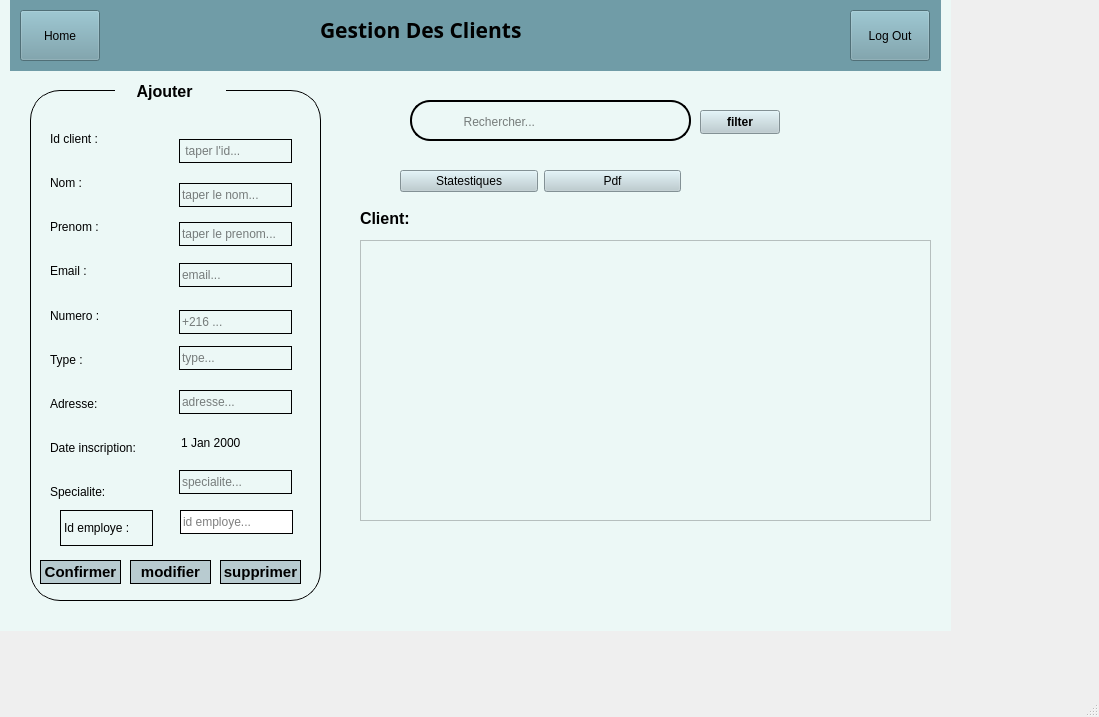
<?xml version="1.0" encoding="UTF-8"?>
<ui version="4.0">
 <class>client</class>
 <widget class="QMainWindow" name="client">
  <property name="geometry">
   <rect>
    <x>0</x>
    <y>0</y>
    <width>1099</width>
    <height>717</height>
   </rect>
  </property>
  <property name="windowTitle">
   <string>client</string>
  </property>
  <widget class="QWidget" name="centralwidget">
   <widget class="QWidget" name="widget" native="true">
    <property name="geometry">
     <rect>
      <x>0</x>
      <y>-10</y>
      <width>951</width>
      <height>641</height>
     </rect>
    </property>
    <property name="styleSheet">
     <string notr="true">background-color:#ECF8F6;</string>
    </property>
    <widget class="QWidget" name="widget_2" native="true">
     <property name="geometry">
      <rect>
       <x>10</x>
       <y>10</y>
       <width>931</width>
       <height>71</height>
      </rect>
     </property>
     <property name="styleSheet">
      <string notr="true">background-color:#709CA7;</string>
     </property>
     <widget class="QLabel" name="label">
      <property name="geometry">
       <rect>
        <x>310</x>
        <y>20</y>
        <width>271</width>
        <height>20</height>
       </rect>
      </property>
      <property name="font">
       <font>
        <family>Yu Gothic</family>
        <pointsize>16</pointsize>
        <bold>true</bold>
       </font>
      </property>
      <property name="styleSheet">
       <string notr="true">color:black;
</string>
      </property>
      <property name="text">
       <string>Gestion Des Clients</string>
      </property>
     </widget>
     <widget class="QFrame" name="frame">
      <property name="geometry">
       <rect>
        <x>670</x>
        <y>0</y>
        <width>120</width>
        <height>71</height>
       </rect>
      </property>
      <property name="styleSheet">
       <string notr="true">border-image: url(:/Downloads/uso.jfif);</string>
      </property>
      <property name="frameShape">
       <enum>QFrame::Shape::NoFrame</enum>
      </property>
     </widget>
     <widget class="QPushButton" name="pushButton">
      <property name="geometry">
       <rect>
        <x>840</x>
        <y>10</y>
        <width>80</width>
        <height>51</height>
       </rect>
      </property>
      <property name="styleSheet">
       <string notr="true">color:black;</string>
      </property>
      <property name="text">
       <string>Log Out</string>
      </property>
      <property name="icon">
       <iconset>
        <normaloff>:/Downloads/log-out (1).svg</normaloff>:/Downloads/log-out (1).svg</iconset>
      </property>
     </widget>
     <widget class="QPushButton" name="pushButton_2">
      <property name="geometry">
       <rect>
        <x>10</x>
        <y>10</y>
        <width>80</width>
        <height>51</height>
       </rect>
      </property>
      <property name="styleSheet">
       <string notr="true">color: rgb(0, 0, 0);
font: 11pt &quot;Segoe UI&quot;;</string>
      </property>
      <property name="text">
       <string>Home</string>
      </property>
      <property name="icon">
       <iconset>
        <normaloff>:/Downloads/home.svg</normaloff>:/Downloads/home.svg</iconset>
      </property>
     </widget>
    </widget>
    <widget class="QWidget" name="widget_6" native="true">
     <property name="geometry">
      <rect>
       <x>360</x>
       <y>90</y>
       <width>421</width>
       <height>121</height>
      </rect>
     </property>
     <widget class="QWidget" name="widget_3" native="true">
      <property name="geometry">
       <rect>
        <x>40</x>
        <y>20</y>
        <width>391</width>
        <height>51</height>
       </rect>
      </property>
      <widget class="QFrame" name="frame_2">
       <property name="geometry">
        <rect>
         <x>10</x>
         <y>0</y>
         <width>281</width>
         <height>41</height>
        </rect>
       </property>
       <property name="styleSheet">
        <string notr="true">border :2px solid black;
border-radius:20px;</string>
       </property>
       <property name="frameShape">
        <enum>QFrame::Shape::NoFrame</enum>
       </property>
       <widget class="QLabel" name="label_2">
        <property name="geometry">
         <rect>
          <x>11</x>
          <y>11</y>
          <width>28</width>
          <height>22</height>
         </rect>
        </property>
        <property name="styleSheet">
         <string notr="true">border:none;</string>
        </property>
        <property name="text">
         <string/>
        </property>
        <property name="pixmap">
         <pixmap>:/Downloads/search (1).svg</pixmap>
        </property>
       </widget>
       <widget class="QLineEdit" name="lineEdit">
        <property name="geometry">
         <rect>
          <x>45</x>
          <y>11</y>
          <width>241</width>
          <height>22</height>
         </rect>
        </property>
        <property name="styleSheet">
         <string notr="true">background-color:transparent;
border:none;</string>
        </property>
        <property name="placeholderText">
         <string>  Rechercher...</string>
        </property>
       </widget>
      </widget>
      <widget class="QPushButton" name="pushButton_4">
       <property name="geometry">
        <rect>
         <x>300</x>
         <y>10</y>
         <width>80</width>
         <height>24</height>
        </rect>
       </property>
       <property name="font">
        <font>
         <bold>true</bold>
        </font>
       </property>
       <property name="styleSheet">
        <string notr="true">color:black;
background-color:#B8CBD0</string>
       </property>
       <property name="text">
        <string>filter</string>
       </property>
       <property name="icon">
        <iconset>
         <normaloff>../../../../align-left.svg</normaloff>../../../../align-left.svg</iconset>
       </property>
      </widget>
     </widget>
     <widget class="QWidget" name="widget_5" native="true">
      <property name="geometry">
       <rect>
        <x>40</x>
        <y>80</y>
        <width>281</width>
        <height>42</height>
       </rect>
      </property>
      <layout class="QHBoxLayout" name="horizontalLayout">
       <item>
        <widget class="QPushButton" name="pushButton_5">
         <property name="styleSheet">
          <string notr="true">color:black;
background-color:#B8CBD0</string>
         </property>
         <property name="text">
          <string>Statestiques</string>
         </property>
         <property name="icon">
          <iconset>
           <normaloff>../../../../pie-chart (1).svg</normaloff>../../../../pie-chart (1).svg</iconset>
         </property>
        </widget>
       </item>
       <item>
        <widget class="QPushButton" name="pushButton_6">
         <property name="styleSheet">
          <string notr="true">color:black;
background-color:#B8CBD0</string>
         </property>
         <property name="text">
          <string>Pdf</string>
         </property>
         <property name="icon">
          <iconset>
           <normaloff>../../../../file-text (2).svg</normaloff>../../../../file-text (2).svg</iconset>
         </property>
        </widget>
       </item>
      </layout>
     </widget>
    </widget>
    <widget class="QWidget" name="widget_7" native="true">
     <property name="geometry">
      <rect>
       <x>30</x>
       <y>100</y>
       <width>291</width>
       <height>511</height>
      </rect>
     </property>
     <property name="styleSheet">
      <string notr="true">border:1px solid black;
border-radius:30px;
background-color:none;</string>
     </property>
     <widget class="QPushButton" name="pushButton_supprimer">
      <property name="geometry">
       <rect>
        <x>190</x>
        <y>470</y>
        <width>81</width>
        <height>24</height>
       </rect>
      </property>
      <property name="font">
       <font>
        <pointsize>11</pointsize>
        <bold>true</bold>
       </font>
      </property>
      <property name="styleSheet">
       <string notr="true">color:black;
background-color:#B8CBD0;</string>
      </property>
      <property name="text">
       <string>supprimer</string>
      </property>
      <property name="icon">
       <iconset>
        <normaloff>../../../../check-circle.svg</normaloff>../../../../check-circle.svg</iconset>
      </property>
     </widget>
     <widget class="QWidget" name="widget_9" native="true">
      <property name="geometry">
       <rect>
        <x>130</x>
        <y>30</y>
        <width>151</width>
        <height>391</height>
       </rect>
      </property>
      <property name="styleSheet">
       <string notr="true">border:none;
background-color:transparent;</string>
      </property>
      <widget class="QLineEdit" name="lineEdit_3">
       <property name="geometry">
        <rect>
         <x>9</x>
         <y>45</y>
         <width>106</width>
         <height>18</height>
        </rect>
       </property>
       <property name="styleSheet">
        <string notr="true">border:1px;</string>
       </property>
      </widget>
      <widget class="QFrame" name="frame_4">
       <property name="geometry">
        <rect>
         <x>9</x>
         <y>10</y>
         <width>131</width>
         <height>371</height>
        </rect>
       </property>
       <property name="styleSheet">
        <string notr="true">color: rgb(0, 0, 0);</string>
       </property>
       <property name="frameShape">
        <enum>QFrame::Shape::NoFrame</enum>
       </property>
       <widget class="QLineEdit" name="id_client">
        <property name="geometry">
         <rect>
          <x>10</x>
          <y>9</y>
          <width>113</width>
          <height>24</height>
         </rect>
        </property>
        <property name="styleSheet">
         <string notr="true">border:1px solid black;
color: rgb(0, 0, 0);</string>
        </property>
        <property name="placeholderText">
         <string> taper l'id... </string>
        </property>
       </widget>
       <widget class="QLineEdit" name="nom_client">
        <property name="geometry">
         <rect>
          <x>10</x>
          <y>53</y>
          <width>113</width>
          <height>24</height>
         </rect>
        </property>
        <property name="styleSheet">
         <string notr="true">border:1px solid black;</string>
        </property>
        <property name="placeholderText">
         <string>taper le nom...</string>
        </property>
       </widget>
       <widget class="QLineEdit" name="prenom_client">
        <property name="geometry">
         <rect>
          <x>10</x>
          <y>92</y>
          <width>113</width>
          <height>24</height>
         </rect>
        </property>
        <property name="styleSheet">
         <string notr="true">border:1px solid black;</string>
        </property>
        <property name="placeholderText">
         <string>taper le prenom...</string>
        </property>
       </widget>
       <widget class="QLineEdit" name="email_client">
        <property name="geometry">
         <rect>
          <x>10</x>
          <y>133</y>
          <width>113</width>
          <height>24</height>
         </rect>
        </property>
        <property name="styleSheet">
         <string notr="true">border:1px solid black;</string>
        </property>
        <property name="placeholderText">
         <string>email...</string>
        </property>
       </widget>
       <widget class="QLineEdit" name="type_client">
        <property name="geometry">
         <rect>
          <x>10</x>
          <y>216</y>
          <width>113</width>
          <height>24</height>
         </rect>
        </property>
        <property name="styleSheet">
         <string notr="true">border:1px solid black;</string>
        </property>
        <property name="placeholderText">
         <string>type...</string>
        </property>
       </widget>
       <widget class="QLineEdit" name="specialite_client">
        <property name="geometry">
         <rect>
          <x>10</x>
          <y>340</y>
          <width>113</width>
          <height>24</height>
         </rect>
        </property>
        <property name="styleSheet">
         <string notr="true">border:1px solid black;</string>
        </property>
        <property name="placeholderText">
         <string>specialite...</string>
        </property>
       </widget>
       <widget class="QLineEdit" name="tel_client">
        <property name="geometry">
         <rect>
          <x>10</x>
          <y>180</y>
          <width>113</width>
          <height>24</height>
         </rect>
        </property>
        <property name="styleSheet">
         <string notr="true">border:1px solid black;</string>
        </property>
        <property name="placeholderText">
         <string>+216 ...</string>
        </property>
       </widget>
       <widget class="QLineEdit" name="adresse_client">
        <property name="geometry">
         <rect>
          <x>10</x>
          <y>260</y>
          <width>113</width>
          <height>24</height>
         </rect>
        </property>
        <property name="styleSheet">
         <string notr="true">border:1px solid black;</string>
        </property>
        <property name="placeholderText">
         <string>adresse...</string>
        </property>
       </widget>
       <widget class="QDateEdit" name="date_inscri_client">
        <property name="geometry">
         <rect>
          <x>10</x>
          <y>300</y>
          <width>110</width>
          <height>25</height>
         </rect>
        </property>
       </widget>
      </widget>
     </widget>
     <widget class="QLineEdit" name="id_emp">
      <property name="geometry">
       <rect>
        <x>150</x>
        <y>420</y>
        <width>113</width>
        <height>24</height>
       </rect>
      </property>
      <property name="styleSheet">
       <string notr="true">border:1px solid black;</string>
      </property>
      <property name="placeholderText">
       <string>id employe...</string>
      </property>
     </widget>
     <widget class="QWidget" name="widget_8" native="true">
      <property name="geometry">
       <rect>
        <x>20</x>
        <y>30</y>
        <width>111</width>
        <height>391</height>
       </rect>
      </property>
      <property name="styleSheet">
       <string notr="true">border:none;</string>
      </property>
      <layout class="QVBoxLayout" name="verticalLayout">
       <item>
        <widget class="QLabel" name="label_28">
         <property name="styleSheet">
          <string notr="true">color:black;</string>
         </property>
         <property name="text">
          <string>Id client :</string>
         </property>
        </widget>
       </item>
       <item>
        <widget class="QLabel" name="label_29">
         <property name="styleSheet">
          <string notr="true">color:black;</string>
         </property>
         <property name="text">
          <string>Nom :</string>
         </property>
        </widget>
       </item>
       <item>
        <widget class="QLabel" name="label_30">
         <property name="styleSheet">
          <string notr="true">color:black;</string>
         </property>
         <property name="text">
          <string>Prenom :</string>
         </property>
        </widget>
       </item>
       <item>
        <widget class="QLabel" name="label_31">
         <property name="styleSheet">
          <string notr="true">color:black;</string>
         </property>
         <property name="text">
          <string>Email :</string>
         </property>
        </widget>
       </item>
       <item>
        <widget class="QLabel" name="label_32">
         <property name="styleSheet">
          <string notr="true">color:black;</string>
         </property>
         <property name="text">
          <string>Numero :</string>
         </property>
        </widget>
       </item>
       <item>
        <widget class="QLabel" name="label_33">
         <property name="styleSheet">
          <string notr="true">color:black;</string>
         </property>
         <property name="text">
          <string>Type :</string>
         </property>
        </widget>
       </item>
       <item>
        <widget class="QLabel" name="label_48">
         <property name="styleSheet">
          <string notr="true">color:black;</string>
         </property>
         <property name="text">
          <string>Adresse:</string>
         </property>
        </widget>
       </item>
       <item>
        <widget class="QLabel" name="label_49">
         <property name="styleSheet">
          <string notr="true">color:black;</string>
         </property>
         <property name="text">
          <string>Date inscription:</string>
         </property>
        </widget>
       </item>
       <item>
        <widget class="QLabel" name="label_50">
         <property name="styleSheet">
          <string notr="true">color:black;</string>
         </property>
         <property name="text">
          <string>Specialite:</string>
         </property>
        </widget>
       </item>
      </layout>
     </widget>
     <widget class="QLabel" name="label_51">
      <property name="geometry">
       <rect>
        <x>30</x>
        <y>420</y>
        <width>93</width>
        <height>36</height>
       </rect>
      </property>
      <property name="styleSheet">
       <string notr="true">color:black;</string>
      </property>
      <property name="text">
       <string>Id employe :</string>
      </property>
     </widget>
     <widget class="QPushButton" name="pushButton_modifier">
      <property name="geometry">
       <rect>
        <x>100</x>
        <y>470</y>
        <width>81</width>
        <height>24</height>
       </rect>
      </property>
      <property name="font">
       <font>
        <pointsize>11</pointsize>
        <bold>true</bold>
       </font>
      </property>
      <property name="styleSheet">
       <string notr="true">color:black;
background-color:#B8CBD0;</string>
      </property>
      <property name="text">
       <string>modifier</string>
      </property>
      <property name="icon">
       <iconset>
        <normaloff>../../../../check-circle.svg</normaloff>../../../../check-circle.svg</iconset>
      </property>
     </widget>
     <widget class="QPushButton" name="pushButton_ajouter">
      <property name="geometry">
       <rect>
        <x>10</x>
        <y>470</y>
        <width>81</width>
        <height>24</height>
       </rect>
      </property>
      <property name="font">
       <font>
        <pointsize>11</pointsize>
        <bold>true</bold>
       </font>
      </property>
      <property name="styleSheet">
       <string notr="true">color:black;
background-color:#B8CBD0;</string>
      </property>
      <property name="text">
       <string>Confirmer</string>
      </property>
      <property name="icon">
       <iconset>
        <normaloff>../../../../check-circle.svg</normaloff>../../../../check-circle.svg</iconset>
      </property>
     </widget>
    </widget>
    <widget class="QWidget" name="widget_10" native="true">
     <property name="geometry">
      <rect>
       <x>115</x>
       <y>84</y>
       <width>111</width>
       <height>34</height>
      </rect>
     </property>
     <layout class="QHBoxLayout" name="horizontalLayout_2">
      <item>
       <widget class="QLabel" name="label_34">
        <property name="font">
         <font>
          <pointsize>12</pointsize>
          <bold>true</bold>
         </font>
        </property>
        <property name="styleSheet">
         <string notr="true">color:black;</string>
        </property>
        <property name="text">
         <string>     Ajouter</string>
        </property>
       </widget>
      </item>
     </layout>
    </widget>
    <widget class="QTableView" name="tableView">
     <property name="geometry">
      <rect>
       <x>360</x>
       <y>250</y>
       <width>571</width>
       <height>281</height>
      </rect>
     </property>
    </widget>
    <widget class="QLabel" name="label_35">
     <property name="geometry">
      <rect>
       <x>360</x>
       <y>220</y>
       <width>93</width>
       <height>16</height>
      </rect>
     </property>
     <property name="font">
      <font>
       <pointsize>12</pointsize>
       <bold>true</bold>
      </font>
     </property>
     <property name="styleSheet">
      <string notr="true">color:black;</string>
     </property>
     <property name="text">
      <string>Client:</string>
     </property>
    </widget>
   </widget>
  </widget>
  <widget class="QMenuBar" name="menubar">
   <property name="geometry">
    <rect>
     <x>0</x>
     <y>0</y>
     <width>1099</width>
     <height>21</height>
    </rect>
   </property>
  </widget>
  <widget class="QStatusBar" name="statusbar"/>
 </widget>
 <resources/>
 <connections/>
</ui>
